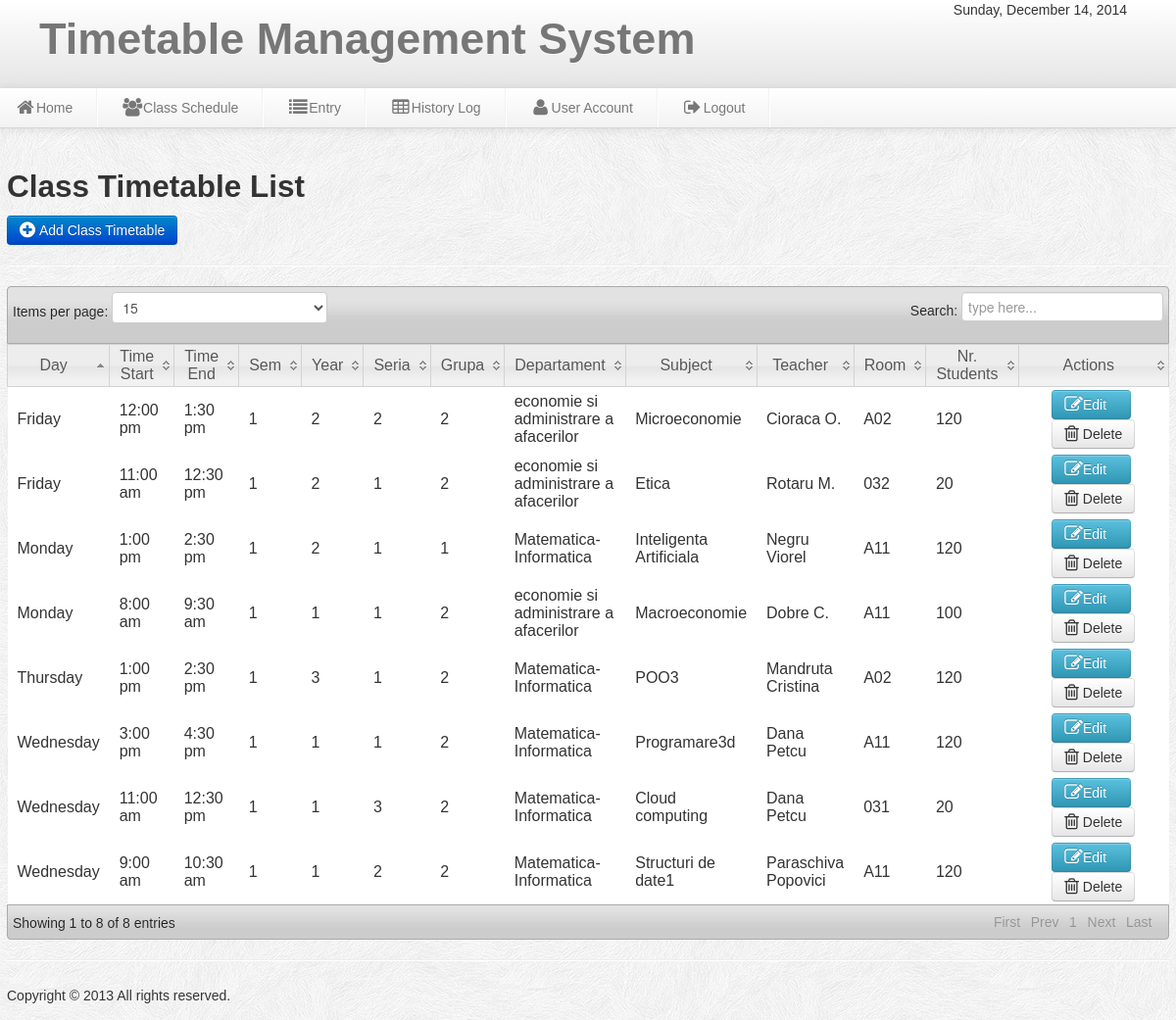
/admin/schedule.php, run on the app's committed database.
### tables this page shows
CREATE TABLE IF NOT EXISTS `schedule` (
`schedule_id` int(11) NOT NULL,
  `semester` varchar(10) NOT NULL,
  `year` varchar(10) NOT NULL,
  `serie` varchar(10) NOT NULL,
  `grupa` varchar(10) NOT NULL,
  `department` varchar(100) NOT NULL,
  `subject` varchar(50) NOT NULL,
  `teacher` varchar(50) NOT NULL,
  `room` varchar(20) NOT NULL,
  `day` varchar(100) NOT NULL,
  `nr` int(11) NOT NULL,
  `time` varchar(20) NOT NULL,
  `time_end` varchar(50) NOT NULL,
  `type` varchar(30) NOT NULL
);

### admin/schedule.php (the view, shortened to what this page needs)
<?php include('header.php');  include('dbcon.php') ?>
<body>
<?php include('nav-top1.php'); ?>
<div class="wrapper">
<div id="element" class="hero-body-schedule">
<h2>Class Timetable List</h2>
	<a class="btn btn-primary"  href="add_schedule.php">  <i class="icon-plus-sign icon-large"></i>&nbsp;Add Class Timetable</a>
	<hr>
<div class="demo_jui">
		<table cellpadding="0" cellspacing="0" border="0" class="display" id="log" class="jtable">
			<thead>
				<tr>
				<th>Day</th>
				<th>Time Start</th>
				<th>Time End</th>
				<th>Sem</th>
				<th>Year</th>
				<th>Seria</th>
                <th>Grupa</th>
                <th>Departament</th>
				<th>Subject</th>
				<th>Teacher</th>
				<th>Room</th>
                <th>Nr. Students</th>
				<th>Actions</th>
				</tr>
			</thead>
			<tbody>
<?php $result=mysql_query("select * from schedule where type='' order by schedule_id DESC")or die(mysql_error());
while($row=mysql_fetch_array($result)){ $id=$row['schedule_id'];
?>
<tr class="del<?php echo $id ?>">
	<td><?php echo $row['day'];?></td>
	<td ><?php echo $row['time'];?></td>
	<td><?php echo $row['time_end'];?></td>
	<td><?php echo $row['semester'];?></td>
	<td><?php echo $row['year'];?></td>
	<td><?php echo $row['serie'];?></td>
    <td><?php echo $row['grupa'];?></td>
    <td><?php echo $row['department'];?></td>
	<td><?php echo $row['subject'];?></td>
	<td><?php echo $row['teacher'];?></td>
	<td><?php echo $row['room'];?></td>
    <td><?php echo $row['nr'];?></td>
	<td align="center" width="160">
	<a class="btn btn-info" href="edit_schedule.php<?php echo '?id='.$id; ?>"><i class="icon-edit icon-large"></i>Edit &nbsp;&nbsp;</a>&nbsp;
	<a data-toggle="modal" href="#<?php echo $id; ?>" class="btn btn-danger1">  <i class="icon-trash icon-large"></i>&nbsp;Delete</a>
</td>
<?php } ?>
	</tr>
			</tbody>
		</table>
</div>
</div>
<?php include('footer.php');?>
</div>
</body>

### admin/css/style.css (style rules this page uses)
* { margin:0; padding:0; }
body { font-family:"Trebuchet MS", "Myriad Pro", Arial, sans-serif; font-size:14px; background:#f4f4f4 url(../img/subtle_white_feathers.png) repeat top left; color:#333; text-shadow:0px 0px 0px #fff;; }
a { color:#777; }
.wrapper { width:1186px; margin: auto; margin-top:170px; min-height:550px; }

### admin/css/datatable/demo_table_jui.css (style rules this page uses)
table.display thead th { cursor: pointer; padding: 3px 0 3px 10px; }
table.display { border-collapse: collapse; clear: both; margin: 0 auto; width: 100%; }
table.display td { padding: 3px 10px; }
tr.odd { background-color: #fff; }
tr.even { background-color: #fff; }
tr.odd td.sorting_1 { background-color: #fff; }
tr.even td.sorting_1 { background-color: #fff; }

### data on the page
schedule: day "Wednesday", time "3:00 pm", time_end "4:30 pm", semester "1", year "1", serie "1", grupa "2", department "Matematica-Informatica", subject "Programare3d", teacher "Dana Petcu", room "A11", nr "120"
schedule: day "Friday", time "12:00 pm", time_end "1:30 pm", semester "1", year "2", serie "2", grupa "2", department "economie si administrare a afacerilor", subject "Microeconomie", teacher "Cioraca O.", room "A02", nr "120"
schedule: day "Friday", time "11:00 am", time_end "12:30 pm", semester "1", year "2", serie "1", grupa "2", department "economie si administrare a afacerilor", subject "Etica", teacher "Rotaru M.", room "032", nr "20"
schedule: day "Wednesday", time "11:00 am", time_end "12:30 pm", semester "1", year "1", serie "3", grupa "2", department "Matematica-Informatica", subject "Cloud computing", teacher "Dana Petcu", room "031", nr "20"
schedule: day "Monday", time "1:00 pm", time_end "2:30 pm", semester "1", year "2", serie "1", grupa "1", department "Matematica-Informatica", subject "Inteligenta Artificiala", teacher "Negru Viorel", room "A11", nr "120"
schedule: day "Monday", time "8:00 am", time_end "9:30 am", semester "1", year "1", serie "1", grupa "2", department "economie si administrare a afacerilor", subject "Macroeconomie", teacher "Dobre C.", room "A11", nr "100"
schedule: day "Thursday", time "1:00 pm", time_end "2:30 pm", semester "1", year "3", serie "1", grupa "2", department "Matematica-Informatica", subject "POO3", teacher "Mandruta Cristina", room "A02", nr "120"
schedule: day "Wednesday", time "9:00 am", time_end "10:30 am", semester "1", year "1", serie "2", grupa "2", department "Matematica-Informatica", subject "Structuri de date1", teacher "Paraschiva Popovici", room "A11", nr "120"
